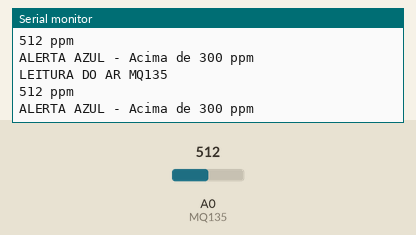
The sketch below on a simulated Arduino Uno, built with avr-gcc and run on an emulated ATmega328P. Parts: the last lines printed to the serial monitor. Inputs (shaded band) come from the test bench; at power-on: A0 (MQ135) = 512.

Above: at 1.8 s.
1.9 s: A0 (MQ135) set to 542
At 2.7 s:
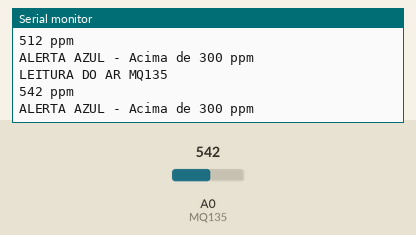
3.4 s: A0 (MQ135) set to 558
At 4.8 s:
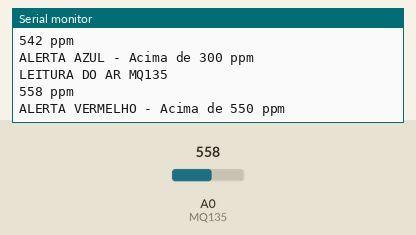
Timing chart, 0 to 6.4 s (numbered marks = the images above; inputs shaded):
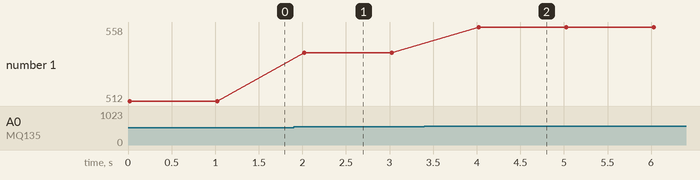

Measured:
- the behaviour switches between 549 and 550 on A0 (MQ135) (found by bisection; images 1 and 2)
- after the input at 1.9 s, the serial monitor: prints a new line after 0.12 s (image 1)
- after the input at 3.4 s, the serial monitor: prints a new line after 0.63 s (image 2)
- plotted number 1: 512 → 542 after the input at 1.9 s, 542 → 558 after the input at 3.4 s

The sketch:

Codigo_mq135.ino
```cpp
// Rostam Lobo - ctt : rostamlobo.contato@gmail.com
int MQ135 = A0; int led_vermelho =10;int led_azul = 9 ;int led_amarelo = 8;
void setup() {
  Serial.begin(9600);
} void loop() {
  int valor = analogRead(MQ135);
  Serial.println("LEITURA DO AR MQ135");
  Serial.print(valor);
  Serial.println(" ppm");
  if(valor >= 550){
    digitalWrite(led_vermelho, HIGH);
    digitalWrite(led_azul, LOW);
    digitalWrite(led_amarelo, LOW);
    Serial.println("ALERTA VERMELHO - Acima de 550 ppm");
  }
  else if (valor >= 300 ){
    digitalWrite(led_vermelho, LOW);
    digitalWrite(led_azul, HIGH);
    digitalWrite(led_amarelo, LOW);
    Serial.println("ALERTA AZUL - Acima de 300 ppm");
  }
  else{
    digitalWrite(led_vermelho, LOW);
    digitalWrite(led_azul, LOW);
    digitalWrite(led_amarelo, HIGH);
  }
  delay(1000);
}
```
